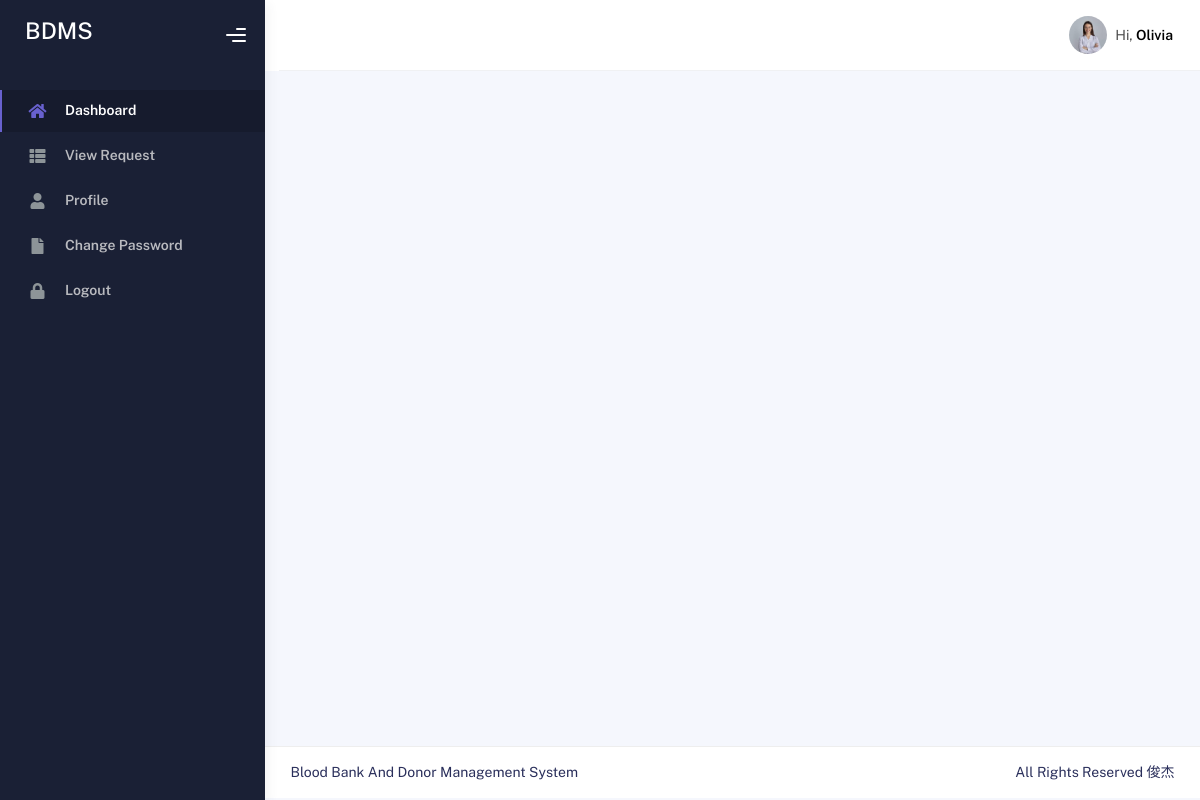
The app's page /base/ (signed in) with its own data.
### bbdmsapp/models.py (models this page shows)
class CustomUser(AbstractUser):
    USER = {
        (1, 'admin'),
        (2, 'donor'),
        (3, 'requester'),
    }
    user_type = models.CharField(choices=USER, max_length=50, default=1)
    profile_pic = models.ImageField(upload_to='media/profile_pic')

### bloodbanksystem/views.py (the view)
# urls.py: path('base/', views.BASE, name='base'),
def BASE(request):
       return render(request,'base.html')

### templates/base.html (shortened to what this page needs)
{% load static %}
<!DOCTYPE html>
<html lang="en">
  <head>
    <link rel="stylesheet" href="{% static 'assets/css/bootstrap.min.css'%}" />
    <link rel="stylesheet" href="{% static 'assets/css/plugins.min.css'%}" />
    <link rel="stylesheet" href="{% static 'assets/css/kaiadmin.min.css'%}" />
    <link rel="stylesheet" href="{% static 'assets/css/demo.css'%}" />
  </head>
  <body>
    <div class="wrapper">
      {% include 'includes/sidebar.html' %}
      <div class="main-panel">
        <div class="main-header">
          {% include 'includes/header.html' %}
        </div>
        <div class="container">
        </div>
        {% include 'includes/footer.html' %}
      </div>
    </div>
  </body>
</html>

### templates/includes/header.html (shortened to what this page needs)
{% load static %} {% if user.user_type == '1' %}
<div class="main-header-logo">
  <div class="logo-header" data-background-color="dark">
    <a href="index.html" class="logo">
      <img
        src="{% static 'assets/img/kaiadmin/logo_light.svg' %}"
        alt="navbar brand"
        class="navbar-brand"
        height="20"
      />
    </a>
    <div class="nav-toggle">
      <button class="btn btn-toggle toggle-sidebar">
        <i class="gg-menu-right"></i>
      </button>
      <button class="btn btn-toggle sidenav-toggler">
        <i class="gg-menu-left"></i>
      </button>
    </div>
    <button class="topbar-toggler more">
      <i class="gg-more-vertical-alt"></i>
    </button>
  </div>
</div>
<nav
  class="navbar navbar-header navbar-header-transparent navbar-expand-lg border-bottom ms-3"
>
  <div class="container-fluid">
    <ul class="navbar-nav topbar-nav ms-md-auto align-items-center">
      <li class="nav-item topbar-user dropdown hidden-caret">
        <a
          class="dropdown-toggle profile-pic"
          data-bs-toggle="dropdown"
          data-bs-display="static"
          href="#"
          aria-expanded="false"
        >
          <div class="avatar-sm">
            {% if user.profile_pic %}
            <img
              src="{{ user.profile_pic.url }}"
              alt="Profile Picture"
              class="avatar-img rounded-circle"
            />
            {% else %}
            <img
              src="{% static 'default_profile.png' %}"
              alt="Default Profile"
              class="avatar-img rounded-circle"
            />
            {% endif %}
          </div>
          <span class="profile-username">
            <span class="op-7">Hi,</span>
            <span class="fw-bold"
              >{{ user.first_name }} {{ user.last_name }}</span
            >
          </span>
        </a>
        <ul class="dropdown-menu dropdown-user animated fadeIn">
          <div class="dropdown-user-scroll scrollbar-outer">
            <li>
              <div class="user-box">
                <div class="avatar-sm">
                  {% if user.profile_pic %}
                  <img
                    src="{{ user.profile_pic.url }}"
                    alt="Profile Picture"
                    class="avatar-img rounded-circle"
                  />
                  {% else %}
                  <img
                    src="{% static 'default_profile.png' %}"
                    alt="Default Profile"
                    class="avatar-img rounded-circle"
                  />
                  {% endif %}
                </div>
                <div class="u-text">
                  <h4>{{ user.first_name }} {{ user.last_name }}</h4>
                  <p class="text-muted">{{ user.email }}</p>
                  <a
                    href="{% url 'profile' %}"
                    class="btn btn-xs btn-secondary btn-sm"
                    >View Profile</a
                  >
                </div>
              </div>
            </li>
            <li>
              <div class="dropdown-divider"></div>
              <a class="dropdown-item" href="{% url 'profile' %}">My Profile</a>
              <div class="dropdown-divider"></div>
              <a class="dropdown-item" href="{% url 'change_password' %}"
                >Change Password</a
              >
              <div class="dropdown-divider"></div>
              <a class="dropdown-item" href="{% url 'logout' %}">Logout</a>
            </li>
          </div>
        </ul>
      </li>
    </ul>
  </div>
</nav>
{% else %}
<nav
  class="navbar navbar-header navbar-header-transparent navbar-expand-lg border-bottom ms-3"
>
  <div class="container-fluid">
    <ul class="navbar-nav topbar-nav ms-md-auto align-items-center">
      <li class="nav-item topbar-user dropdown hidden-caret">
        <a
          class="dropdown-toggle profile-pic"
          data-bs-toggle="dropdown"
          data-bs-display="static"
          href="#"
          aria-expanded="false"
        >
          <div class="avatar-sm ms-2">
            {% if user.profile_pic %}
            <img
              src="{{ user.profile_pic.url }}"
              alt="..."
              class="avatar-img rounded-circle"
            />
            {% else %}
            <img
              src="{% static 'default-avatar.png' %}"
              alt="..."
              class="avatar-img rounded-circle"
            />
            {% endif %}
          </div>
          <span class="profile-username">
            <span class="op-7">Hi,</span>
            <span class="fw-bold"
              >{{ user.first_name }} {{ user.last_name }}</span
            >
          </span>
        </a>
      </li>
    </ul>
  </div>
</nav>
{% endif %}

### records on screen
CustomUser: profile_pic (picture), first_name "Olivia"
